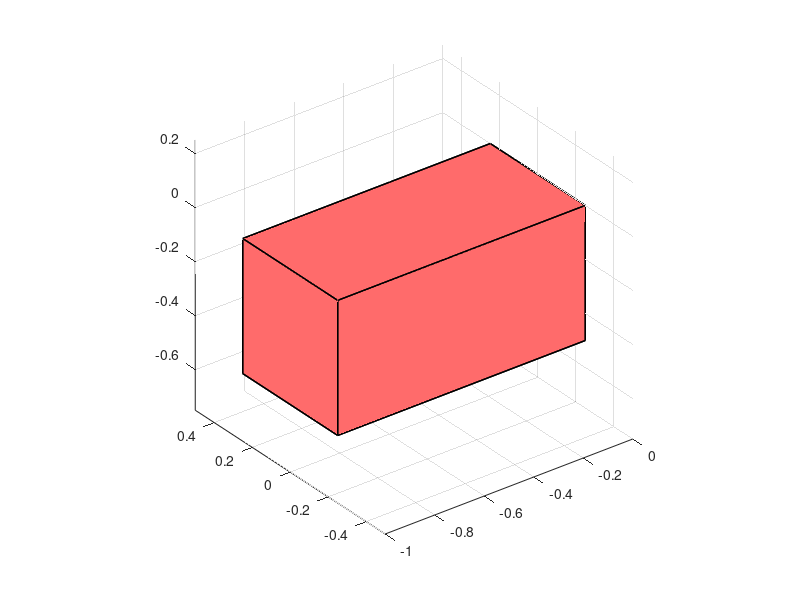

Recreate this plot in MATLAB.
function plot_rover
% La function plotta il rover, un parallelepipedo di dimensioni 1 x 0.5 x 0.5

% limiti del rover
x_lim = [-1, 0];      
y_lim = [-0.25, 0.25];
z_lim = [-0.5, 0];    

% vertici del rover
v = [x_lim(1) y_lim(1) z_lim(1); % 1
     x_lim(2) y_lim(1) z_lim(1); % 2
     x_lim(2) y_lim(2) z_lim(1); % 3
     x_lim(1) y_lim(2) z_lim(1); % 4
     x_lim(1) y_lim(1) z_lim(2); % 5
     x_lim(2) y_lim(1) z_lim(2); % 6
     x_lim(2) y_lim(2) z_lim(2); % 7
     x_lim(1) y_lim(2) z_lim(2)];% 8

% facce del rover
f = [1 2 3 4; % Base inferiore
     5 6 7 8; % Base superiore
     1 2 6 5; % Faccia laterale 1
     2 3 7 6; % Faccia frontale (su piano ZY)
     3 4 8 7; % Faccia laterale 2
     4 1 5 8];% Faccia posteriore

% plot rover
hold on
patch('Vertices', v, 'Faces', f, ...
      'FaceColor', [1 0.42 0.42], ...
      'EdgeColor', 'k', ...
      'LineWidth', 1, ...
      'FaceAlpha', 1);

view(3);
grid on;
axis equal;
